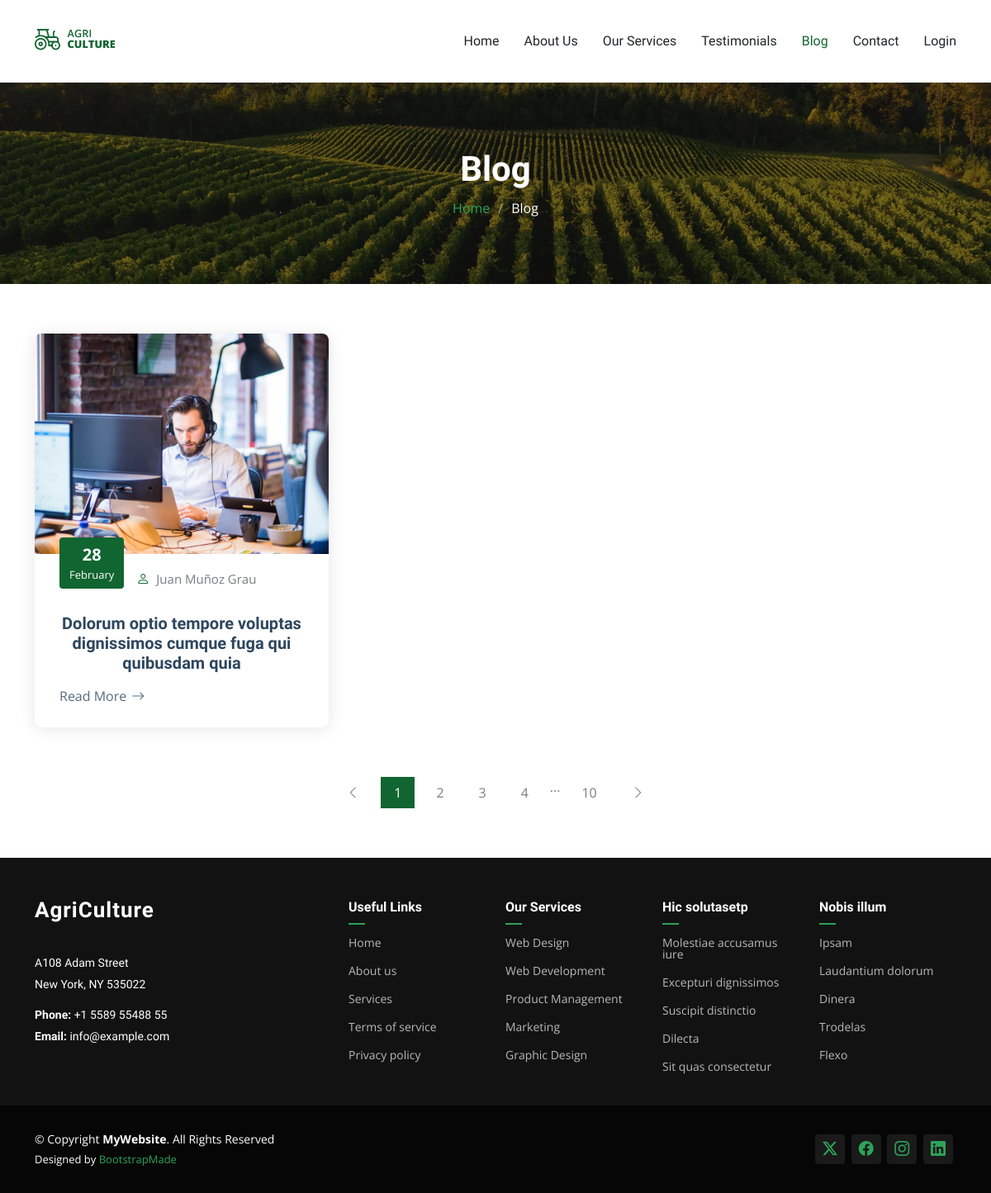
Page /blog/ on the earlier database version.
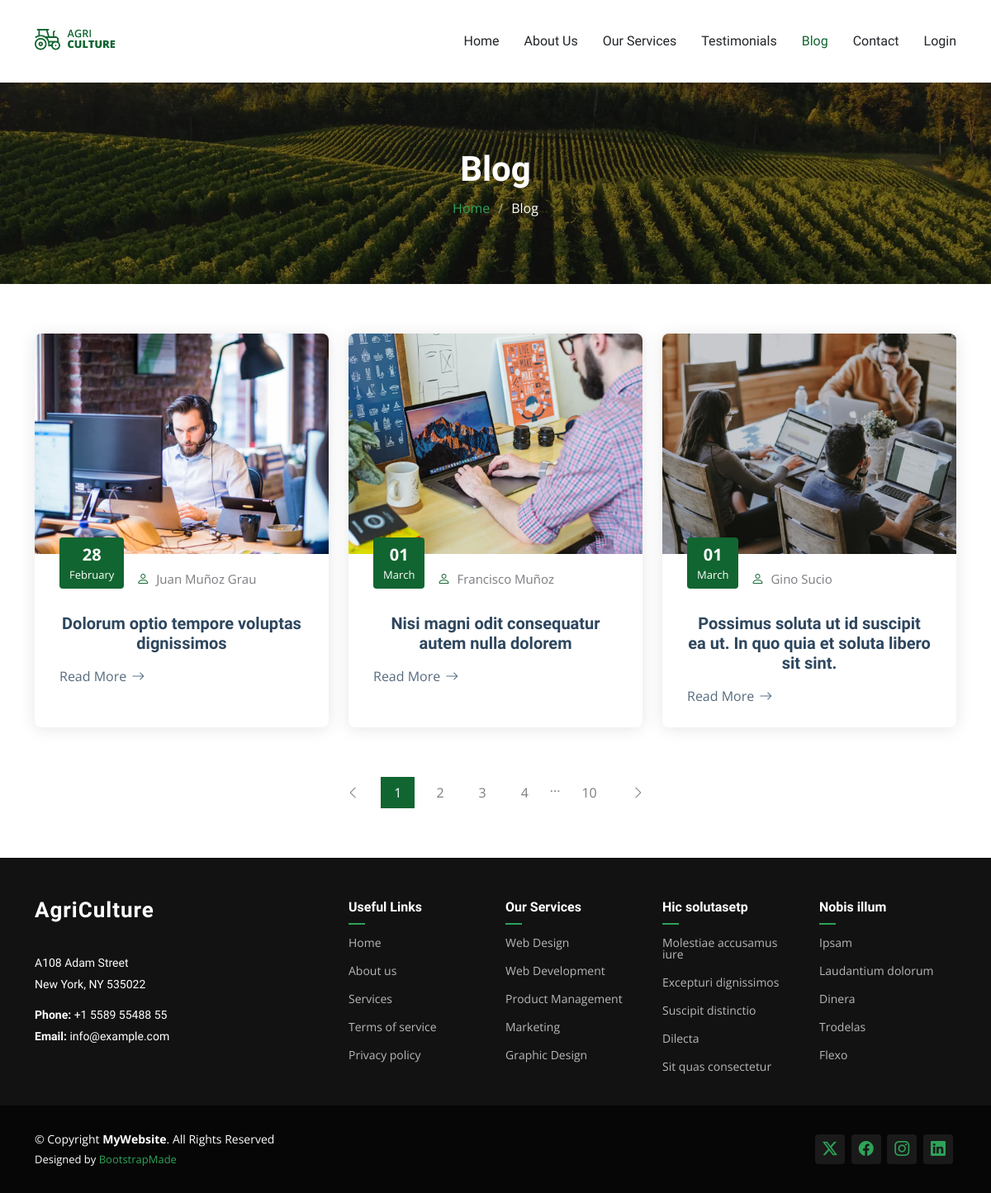
Same page on the later database version.
### blog/models.py (models this page shows, shortened)
class Post(models.Model):
    title = models.CharField(max_length=200, verbose_name='Title')
    subtitle = models.CharField(max_length=200, verbose_name='Subtitle')
    content = models.TextField(verbose_name='Content')
    image = models.ImageField(verbose_name='Image', upload_to='posts', null=False, blank=False)
    author = models.ForeignKey(User, verbose_name='Author', on_delete=models.CASCADE)
    created_at = models.DateTimeField(auto_now_add=True, verbose_name="Creation Date")
    updated_at = models.DateTimeField(auto_now=True, verbose_name = "Edition Date")
    published_at = models.DateTimeField(verbose_name="Published Date", default=now)
    class Meta:
        verbose_name = "Post"
        verbose_name_plural = "Posts"
        ordering = ['-created_at']

### blog/views.py (the view)
# urls.py: path('', PublicPostListView.as_view(), name='post-list'),
class PublicPostListView(ListView):
    model = Post
    template_name = "blog/post_list.html"
    context_object_name = "posts"
    ordering = ["published_at"]
    paginate_by = 6
    def get_queryset(self):
        queryset = super().get_queryset()
        return queryset
    def get_context_data(self, **kwargs):
        context = super().get_context_data(**kwargs)
        return context

### core/templates/blog/post_list.html (shortened to what this page needs)
{% extends 'partials/base.html' %}
{% load static %}
{% block content %}
    {% include 'sections/page-title.html' with page_title="Blog" page_subtitle="Blog" %}
    <section id="blog-posts-2" class="blog-posts-2 section">
        <div class="container">
            <div class="row gy-4">
                {% for post in posts %}
                    <div class="col-lg-4">
                        <article class="position-relative h-100">
                            <div class="post-img position-relative overflow-hidden">
                                <img src="{{ post.image.url }}" class="img-fluid" alt="">
                            </div>
                            <div class="meta d-flex align-items-end">
                                <span class="post-date"><span>{{ post.published_at|date:"d" }}</span>{{ post.published_at|date:"F" }}</span>
                                <div class="d-flex align-items-center">
                                    <i class="bi bi-person"></i> <span class="ps-2">{{ post.author.first_name }} {{ post.author.last_name }}</span>
                                </div>
                            </div>
                            <div class="post-content d-flex flex-column">
                                <h3 class="post-title">{{ post.title }}</h3>
                                <a href="{% url 'post-detail' post.id %}" class="readmore stretched-link"><span>Read More</span><i class="bi bi-arrow-right"></i></a>
                            </div>
                        </article>
                    </div>
                {% endfor %}
            </div>
        </div>
    </section>
    <section id="blog-pagination" class="blog-pagination section">
        <div class="container">
            <div class="d-flex justify-content-center">
                <ul>
                    <li><a href="#"><i class="bi bi-chevron-left"></i></a></li>
                    <li><a href="#" class="active">1</a></li>
                    <li><a href="#">2</a></li>
                    <li><a href="#">3</a></li>
                    <li><a href="#">4</a></li>
                    <li>...</li>
                    <li><a href="#">10</a></li>
                    <li><a href="#"><i class="bi bi-chevron-right"></i></a></li>
                </ul>
            </div>
        </div>
    </section>
{% endblock content %}

### core/templates/partials/base.html (shortened to what this page needs)
{% load static %}
<!DOCTYPE html>
<html lang="en">
<head>
  <link href="{% static 'core/vendor/bootstrap/css/bootstrap.min.css' %}" rel="stylesheet">
  <link href="{% static 'core/vendor/bootstrap-icons/bootstrap-icons.css' %}" rel="stylesheet">
  <link href="{% static 'core/vendor/aos/aos.css' %}" rel="stylesheet">
  <link href="{% static 'core/vendor/swiper/swiper-bundle.min.css' %}" rel="stylesheet">
  <link href="{% static 'core/vendor/glightbox/css/glightbox.min.css' %}" rel="stylesheet">
  <link href="{% static 'core/css/main.css' %}" rel="stylesheet">
</head>
<body class="index-page">
  <header id="header" class="header d-flex align-items-center position-relative">
    <div class="container-fluid container-xl position-relative d-flex align-items-center justify-content-between">
        <a href="index.html" class="logo d-flex align-items-center">
            <img src="{% static 'core/img/logo.png' %}" alt="AgriCulture">
        </a>
        <nav id="navmenu" class="navmenu">
            <ul>
              <li><a href="{% url 'index' %}" class="{% if request.path == '/' %}active{% endif %}">Home</a></li>
              <li><a href="{% url 'about' %}" class="{% if request.path == '/about/' %}active{% endif %}">About Us</a></li>
              <li><a href="{% url 'services' %}" class="{% if request.path == '/services/' %}active{% endif %}">Our Services</a></li>
              <li><a href="{% url 'testimonials' %}" class="{% if request.path == '/testimonials/' %}active{% endif %}">Testimonials</a></li>
              <li><a href="{% url 'post-list' %}" class="{% if request.path == '/blog/' %}active{% endif %}">Blog</a></li>
              <li><a href="{% url 'contact' %}" class="{% if request.path == '/contact/' %}active{% endif %}">Contact</a></li>
              {% if not request.user.is_authenticated %}
                <li><a href="{% url 'login' %}" class="{% if request.path == '/accounts/login/' %}active{% endif %}">Login</a></li>
              {% endif %}
            </ul>
        </nav>
    </div>
  </header>
  <main class="main">
    {% block content %}{% endblock content %}
  </main>
  <footer id="footer" class="footer dark-background">
    <div class="footer-top">
      <div class="container">
        <div class="row gy-4">
          <div class="col-lg-4 col-md-6 footer-about">
            <a href="index.html" class="logo d-flex align-items-center">
              <span class="sitename">AgriCulture</span>
            </a>
            <div class="footer-contact pt-3">
              <p>A108 Adam Street</p>
              <p>New York, NY 535022</p>
              <p class="mt-3"><strong>Phone:</strong> <span>+1 5589 55488 55</span></p>
              <p><strong>Email:</strong> <span>info@example.com</span></p>
            </div>
          </div>
          <div class="col-lg-2 col-md-3 footer-links">
            <h4>Useful Links</h4>
            <ul>
              <li><a href="#">Home</a></li>
              <li><a href="#">About us</a></li>
              <li><a href="#">Services</a></li>
              <li><a href="#">Terms of service</a></li>
              <li><a href="#">Privacy policy</a></li>
            </ul>
          </div>
          <div class="col-lg-2 col-md-3 footer-links">
            <h4>Our Services</h4>
            <ul>
              <li><a href="#">Web Design</a></li>
              <li><a href="#">Web Development</a></li>
              <li><a href="#">Product Management</a></li>
              <li><a href="#">Marketing</a></li>
              <li><a href="#">Graphic Design</a></li>
            </ul>
          </div>
          <div class="col-lg-2 col-md-3 footer-links">
            <h4>Hic solutasetp</h4>
            <ul>
              <li><a href="#">Molestiae accusamus iure</a></li>
              <li><a href="#">Excepturi dignissimos</a></li>
              <li><a href="#">Suscipit distinctio</a></li>
              <li><a href="#">Dilecta</a></li>
              <li><a href="#">Sit quas consectetur</a></li>
            </ul>
          </div>
          <div class="col-lg-2 col-md-3 footer-links">
            <h4>Nobis illum</h4>
            <ul>
              <li><a href="#">Ipsam</a></li>
              <li><a href="#">Laudantium dolorum</a></li>
              <li><a href="#">Dinera</a></li>
              <li><a href="#">Trodelas</a></li>
              <li><a href="#">Flexo</a></li>
            </ul>
          </div>
        </div>
      </div>
    </div>
    <div class="copyright text-center">
      <div class="container d-flex flex-column flex-lg-row justify-content-center justify-content-lg-between align-items-center">
        <div class="d-flex flex-column align-items-center align-items-lg-start">
          <div>
            © Copyright <strong><span>MyWebsite</span></strong>. All Rights Reserved
          </div>
          <div class="credits">
            Designed by <a href="https://bootstrapmade.com/">BootstrapMade</a>
          </div>
        </div>
        <div class="social-links order-first order-lg-last mb-3 mb-lg-0">
          <a href=""><i class="bi bi-twitter-x"></i></a>
          <a href=""><i class="bi bi-facebook"></i></a>
          <a href=""><i class="bi bi-instagram"></i></a>
          <a href=""><i class="bi bi-linkedin"></i></a>
        </div>
      </div>
    </div>
  </footer>
</body>
</html>

### core/templates/sections/page-title.html
{% load static %}
<div class="page-title dark-background" data-aos="fade" style="background-image: url({% static 'core/img/page-title-bg.webp' %});">
    <div class="container position-relative">
        <h1>{{ page_title }}</h1>
        <nav class="breadcrumbs">
        <ol>
            <li><a href="{% url 'index' %}">Home</a></li>
            <li class="current">{{ page_subtitle }}</li>
        </ol>
        </nav>
    </div>
</div>

Differences in the rows shown:
changed Post "February": title "Dolorum optio tempore voluptas dignissimos cumque fuga qui quibusdam quia" → "Dolorum optio tempore voluptas dignissimos"
added Post: image (picture), published_at "01", published_at "March", author.first_name "Francisco", author.last_name "Muñoz", title "Nisi magni odit consequatur autem nulla dolorem"
added Post: image (picture), published_at "01", published_at "March", author.first_name "Gino", author.last_name "Sucio", title "Possimus soluta ut id suscipit ea ut. In quo quia et soluta libero sit sint."
